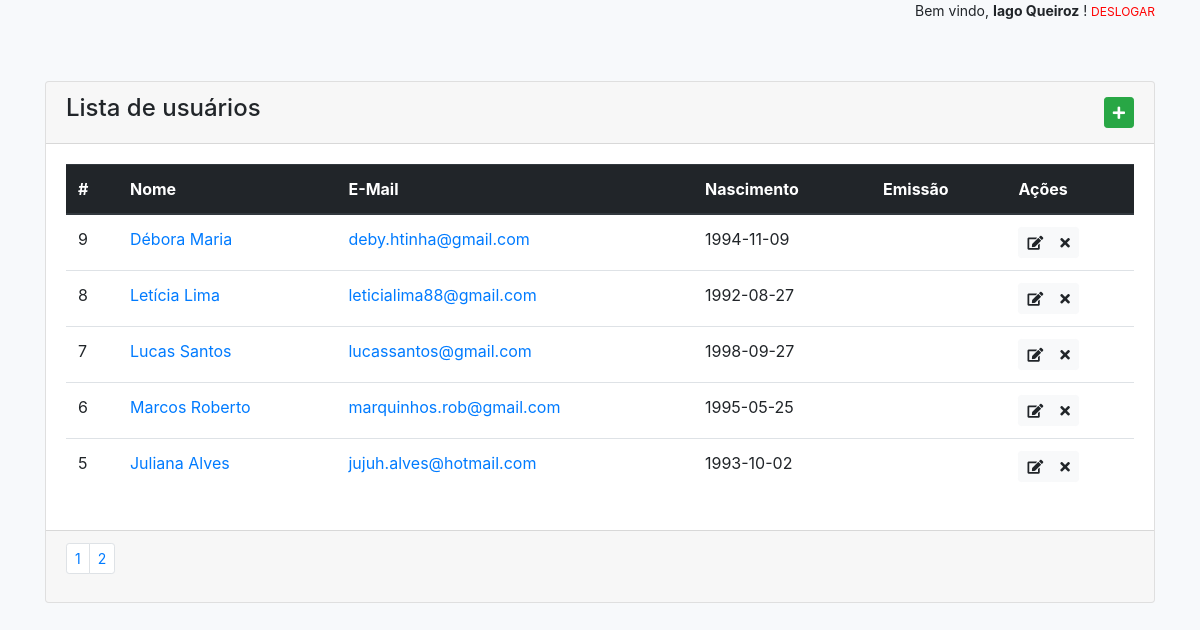
The app's page /users (signed in) with its own data.
### tables this page shows
CREATE TABLE IF NOT EXISTS `users` (
  `id` int(10) UNSIGNED NOT NULL AUTO_INCREMENT,
  `nome` varchar(70) NOT NULL,
  `email` varchar(120) NOT NULL,
  `senha` varchar(120) NOT NULL,
  `data_nascimento` date DEFAULT NULL,
  `emissao` int(11) DEFAULT NULL,
  `data_emissao` date DEFAULT NULL,
  PRIMARY KEY (`id`)
);

### app/Controllers/UsersController.php (called while the page is built, shortened)
<?php
class UsersController
{
    public function index()
    {
        $page  = isset($_GET['page']) ? filter_input(INPUT_GET, 'page', FILTER_VALIDATE_INT) : 1;
        $limit = 5;
        $model = new UserModel;
        $total    = $model->countTotal();
        $maxPages = ceil($total / $limit);
        $page     = ($page > $maxPages) ? $maxPages : $page;
        $offset = ($limit * $page) - $limit;
        $users  = $model->paginate($offset, $limit);
        require_once APP . 'Views/_partials/header.php';
        require_once APP . 'Views/users/index.php';
        require_once APP . 'Views/_partials/footer.php';
    }
}

### public/index.php (called while the page is built, shortened)
<?php
$app = new Application();

### app/Core/Model.php (called while the page is built, shortened)
<?php
class Model
{
    protected $db;
    private function setConnection()
    {
        try {
            $options = array(
                PDO::ATTR_DEFAULT_FETCH_MODE => PDO::FETCH_OBJ,
                PDO::ATTR_ERRMODE            => PDO::ERRMODE_EXCEPTION,
                PDO::MYSQL_ATTR_INIT_COMMAND => 'SET NAMES utf8',
            );
            $this->db = new PDO('mysql:host=' . DB_HOST . ';dbname=' . DB_NAME . ';charset=utf8', DB_USER, DB_PASS, $options);
        } catch (PDOException $e) {
            exit("The application cannot connect to the database");
        }
    }
    public function paginate($offset, $limit, $sort = 'DESC')
    {
        $sql   = "SELECT * FROM {$this->table} ORDER BY id {$sort} LIMIT {$offset},{$limit}";
        $query = $this->db->prepare($sql);
        $query->execute();
        return $query->fetchAll();
    }
    public function countTotal()
    {
        $sql   = "SELECT COUNT(id) as total FROM {$this->table}";
        $query = $this->db->prepare($sql);
        $query->execute();
        return (int) $query->fetch()->total;
    }
}

### app/Views/users/index.php (the view)
<section class="container users-list">
    <div class="card">
        <div class="card-header d-flex justify-content-between align-items-center">
            <h4>Lista de usuários</h4>
            <a href="#" class="btn btn-sm btn-success float-right" data-toggle="tooltip" title="Adicionar Novo"><i class="fas fa-plus"></i></a>
        </div>
        <div class="card-body">
            <table class="table">
                <thead class="thead-dark">
                    <tr>
                        <th scope="col">#</th>
                        <th scope="col">Nome</th>
                        <th scope="col">E-Mail</th>
                        <th scope="col">Nascimento</th>
                        <th scope="col">Emissão</th>
                        <th scope="col">Ações</th>
                    </tr>
                </thead>
                <tbody>
                    <?php foreach($users as $user): ?>
                        <tr>
                            <td scope="row"><?=$user->id?></td>
                            <td><a href="<?=URL?>users/show/<?=$user->id?>"><?=$user->nome?></a></td>
                            <td><a href="<?=URL?>users/show/<?=$user->id?>"><?=$user->email?></a></td>
                            <td><?=$user->data_nascimento?></td>
                            <td><?=$user->emissao?></td>
                            <td>
                                <div class="btn-group">
                                    <a href="<?=URL?>users/edit/<?=$user->id?>" class="btn btn-sm btn-light" data-toggle="tooltip" alt="Editar" title="Editar"><i class="fas fa-edit"></i></a>
                                    <a href="<?=URL?>users/delete/<?=$user->id?>" class="btn btn-sm btn-light" data-toggle="tooltip" alt="Excluir" title="Excluir" onclick="return confirm('Deseja mesmo excluir este usuário ?')"><i class="fas fa-times"></i></a>
                                </div>
                            </td>
                        </tr>
                    <?php endforeach; ?>
                </tbody>
            </table>
        </div>
        <?php if($maxPages > 1): ?>
        <div class="card-footer">
            <nav>
                <ul class="pagination pagination-sm">
                    <?php foreach(range(1, $maxPages) as $page): ?>
                        <li class="page-item">
                            <a href="?page=<?=$page?>" class="page-link"><?=$page?></a>
                        </li>
                    <?php endforeach; ?>
                </ul>
            </nav>
        </div>
        <?php endif; ?>
    </div>
</section>

### app/Core/App.php (shortened to what this page needs)
<?php
class App
{
    private $controller = null;
    private $action = null;
    private $params = [];
    public function __construct()
    {
        if (!$this->controller) {
            $call = new \App\Controllers\HomeController;
            $call->index();
        } elseif (file_exists(APP . 'Controllers/' . ucfirst($this->controller) . 'Controller.php')) {
            $this->controller = new $controllerName();
            if (method_exists($this->controller, $this->action)) {
                if (!empty($this->params)) {
                    call_user_func_array([$this->controller, $this->action], $this->params);
                } else {
                    $this->controller->{$this->action}();
                }
            } else {
                $this->controller->index();
            }
        }
    }
    public function splitUrl()
    {
        if (isset($_GET['url'])) {
            $url = filter_var($_GET['url'], FILTER_SANITIZE_URL);
            $url = trim($url, '/');
            $url = explode('/', $url);
            $this->controller = $url[0] ?? null;
            $this->action = $url[1] ?? null;
            unset($url[0], $url[1]);
            $this->params = array_values($url);
        }
    }
}

### app/Views/_partials/header.php (shortened to what this page needs)
<!doctype html>
<html lang="pt-br">
    <head>
        <link rel="stylesheet" href="https://stackpath.bootstrapcdn.com/bootstrap/4.1.1/css/bootstrap.min.css">
        <link rel="stylesheet" href="https://use.fontawesome.com/releases/v5.0.13/css/all.css">
        <link rel="stylesheet" href="<?=URL?>css/app.css" >
    </head>
    <body>
        <header class="container d-flex justify-content-end">
            <?php if(isset($_SESSION['user_logged'])): ?>
                <div class="user-logged float-right">
                    Bem vindo, <strong><?=$_SESSION['user_info']['name']?></strong> ! <a href="<?=URL?>login/logout">Deslogar</a>
                </div>
            <?php endif; ?>
        </header>

### app/Views/_partials/footer.php (shortened to what this page needs)
    </body>
</html>

### public/css/app.css (style rules this page uses)
html,body { height: 100%; background-color: #f7f9fb; }
.users-list, .user-info { margin-top: 60px; }
.user-logged { font-size: 14px; }
.user-logged a { color: red; font-size: 12px; text-transform: uppercase; }

### records on screen
users: id "9", nome "Débora Maria", email "deby.htinha@gmail.com", data_nascimento "1994-11-09"
users: id "8", nome "Letícia Lima", email "leticialima88@gmail.com", data_nascimento "1992-08-27"
users: id "7", nome "Lucas Santos", email "lucassantos@gmail.com", data_nascimento "1998-09-27"
users: id "6", nome "Marcos Roberto", email "marquinhos.rob@gmail.com", data_nascimento "1995-05-25"
users: id "5", nome "Juliana Alves", email "jujuh.alves@hotmail.com", data_nascimento "1993-10-02"

### other values on screen
$_SESSION['user_info']['name'] "Iago Queiroz"
$page "1"
$page "2"
